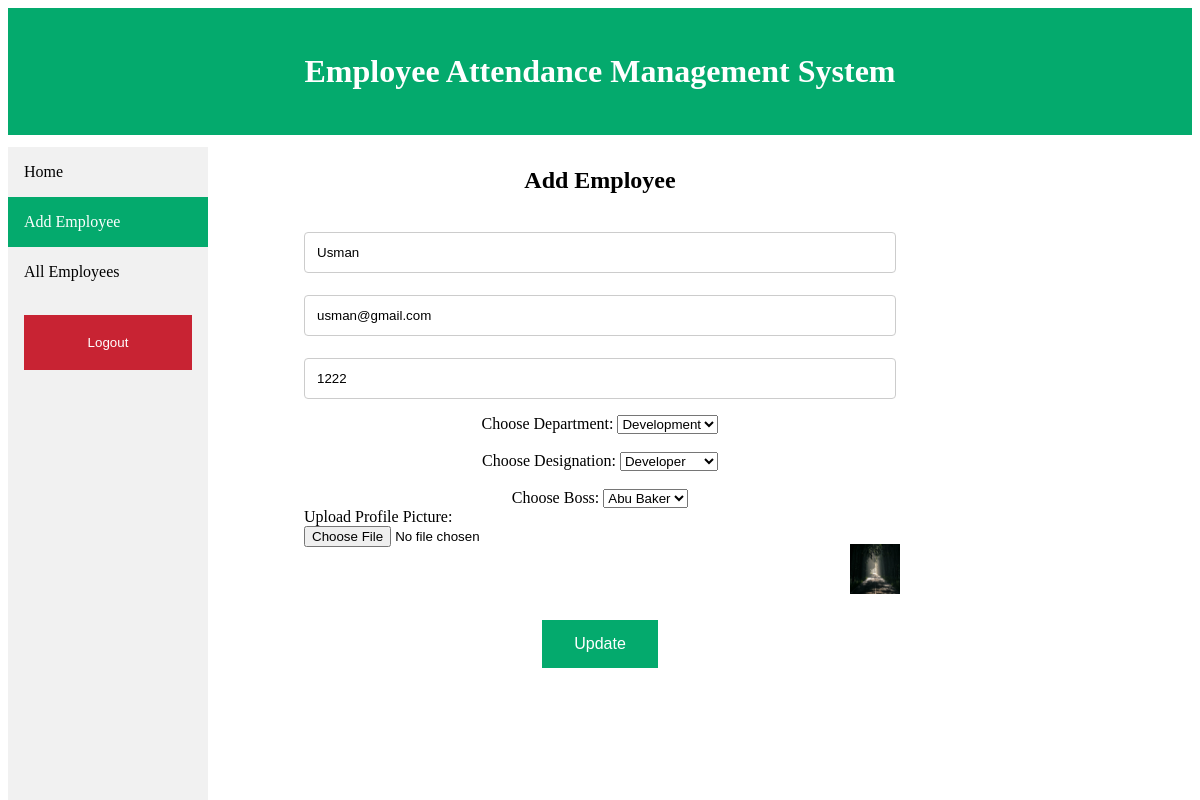
The app's page /editEmployee.php?id=9 (signed in) with its own data.
### tables this page shows
CREATE TABLE `employees` (
  `emp_id` int NOT NULL,
  `emp_name` varchar(100) NOT NULL,
  `emp_email` varchar(100) NOT NULL,
  `emp_salary` int NOT NULL,
  `dept_id` int NOT NULL,
  `emp_boss` int NOT NULL,
  `emp_designation` varchar(100) NOT NULL,
  `emp_profile_pic` varchar(500) NOT NULL,
  `is_admin` tinyint NOT NULL DEFAULT '0',
  `emp_password` varchar(255) NOT NULL,
  `created_at` timestamp NOT NULL DEFAULT CURRENT_TIMESTAMP
);

### controllers/databaseController.php (called while the page is built)
<?php
class DatabaseController
{
    private $servername  = "localhost";
    private $username  = "abu";
    private $password = "AbuBaker@123";
    private $dbName = "ams";
    private $conn;
    function __construct()
    {
        $this->conn = new mysqli($this->servername, $this->username, $this->password, $this->dbName);
    }
    function connectDatabase()
    {
        return $this->conn;
    }
}

### models/employee.php (called while the page is built, shortened)
<?php
class Employee
{
    private $empName;
    private $empEmail;
    private $empSalary;
    private $deptId;
    private $empDesignation;
    private $empProfilePic;
    function __construct($data)
    {
        $this->empName = $data['emp_name'];
        $this->empEmail = $data['emp_email'];
        $this->empSalary = $data['emp_salary'];
        $this->deptId = $data['dept_id'];
        $this->empDesignation = $data['emp_designation'];
        $this->empProfilePic = $data['emp_profile_pic'];
    }
    public function getEmpName()
    {
        return $this->empName;
    }
    public function getempEmail()
    {
        return $this->empEmail;
    }
    public function getEmpSalary()
    {
        return $this->empSalary;
    }
    public function getDeptId()
    {
        return $this->deptId;
    }
    public function getEmpDesignation()
    {
        return $this->empDesignation;
    }
    public function getEmpProfilePic()
    {
        return $this->empProfilePic;
    }
}

### editEmployee.php (the view, shortened to what this page needs)
<?php
require_once "includes/header.php";
require_once "includes/sideNavBar.php";
require_once "controllers/employeeController.php";
require_once "models/employee.php";
$emp = new EmployeeController();
if (isset($_GET['updateError'])) {
    $employee = new Employee($_SESSION['updateFormData']);
} else {
    $employee = $emp->getEmployeeById($_GET['id']);
}
?>
<div class="container" id="editEmployeeFormDiv">
    <h2>Add Employee</h2>
    <div class="container">
    </div>
    <form name="editEmployeeForm" action="index.php" method="post" enctype="multipart/form-data">
        <input type="text" id="empName" name="empName" placeholder="Enter Employee Name" value="<?php echo htmlspecialchars(@$employee->getEmpName()) ?>" required>
        <br>
        <input type="text" id="empEmail" name="empEmail" placeholder="Enter Employee Email" value="<?php echo htmlspecialchars(@$employee->getempEmail()) ?>" required>
        <br>
        <input type="number" id="empSalary" name="empSalary" placeholder="Enter Employee Salary" min="1" onkeypress="return checkPositiveInteger(event)" value="<?php echo htmlspecialchars(@$employee->getEmpSalary()) ?>" required>
        <br>
        <label for="dept">Choose Department:</label>
        <select name="empDept" id="empDept">
            <?php echo $emp->getDepartments($employee->getDeptId()); ?>
        </select>
        <br><br>
        <label for="designation">Choose Designation:</label>
        <select name="empDesignation" id="empDesignation">
            <option value="developer" <?php if ($employee->getEmpDesignation() == "developer") echo 'selected'; ?>>Developer</option>
        </select>
        <br><br>
        <label for="boss">Choose Boss:</label>
        <select name="empBoss" id="empBoss">
        </select>
        <br>
        <label class="file">Upload Profile Picture:</label>
        <br>
        <input class="file" type="file" id="profilePicture" name="profilePicture">
        <br>
        <img width="50px" height="50px" src="profilePics/<?php echo $employee->getEmpProfilePic() ?>">
        <br><br>
        <input class="button" type="submit" id="submit" name="updateEmployeeSubmit" value="Update">
        <br>
    </form>
</div>
</body>
</html>

### assets/css/style.css (style rules this page uses)
input[type=text], [type=number], [type=password], [type=month] { padding: 12px; width: 50%; border: 1px solid #ccc; border-radius: 4px; box-sizing: border-box; margin-top: 6px; margin-bottom: 16px; }
.file { float: left; margin-left: 25%; }
.container { padding-top: 1%; text-align: center; }
.button { background-color: #04AA6D; border: none; color: White; padding: 15px 32px; text-align: center; text-decoration: none; display: inline-block; font-size: 16px; margin: 4px 2px; cursor: pointer; }

### records on screen
employees: empName "Usman", empEmail "usman@gmail.com", empSalary "1222", empDesignation "Developer", emp_profile_pic (picture)

### other values on screen
form field empDept "Development"
form field empBoss "Abu Baker"
